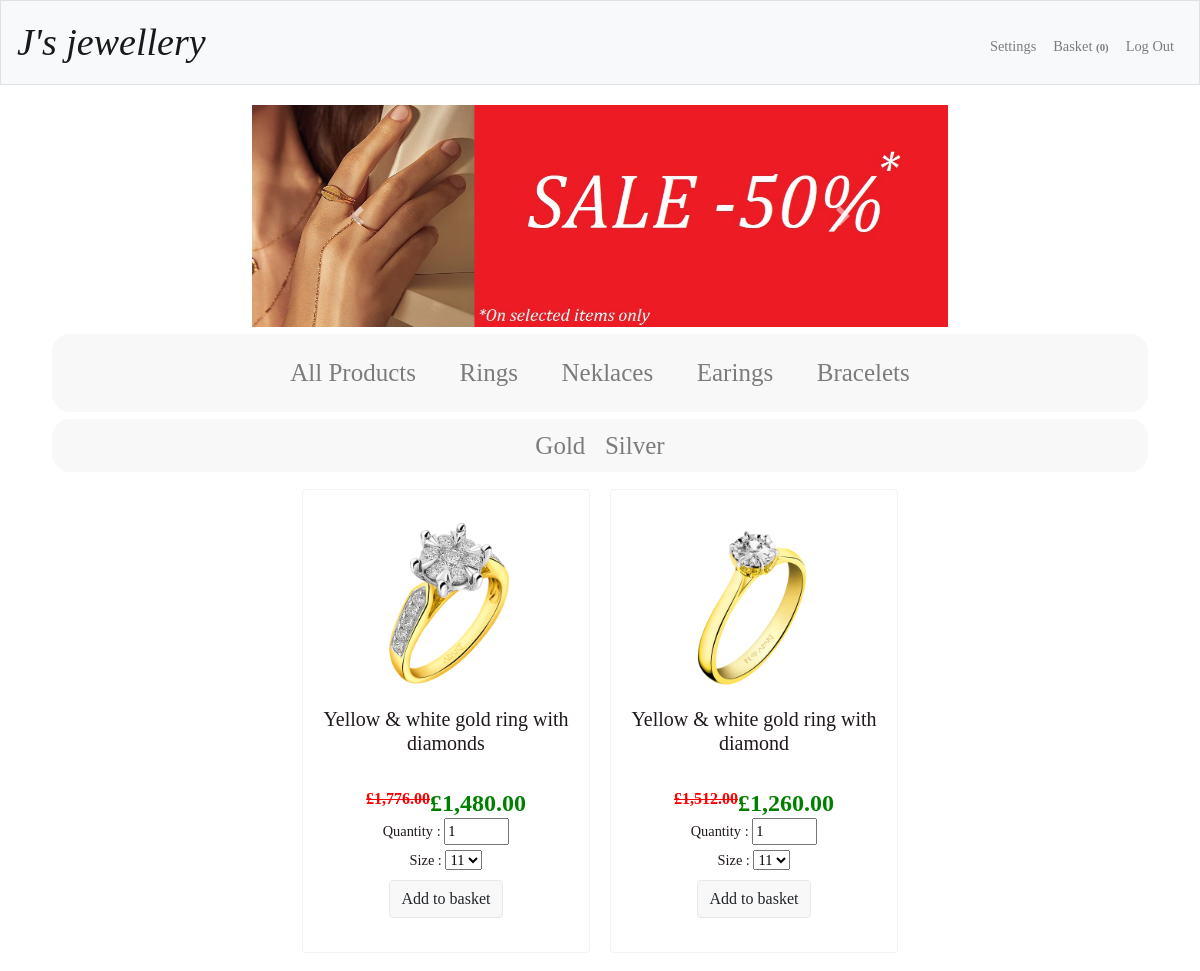
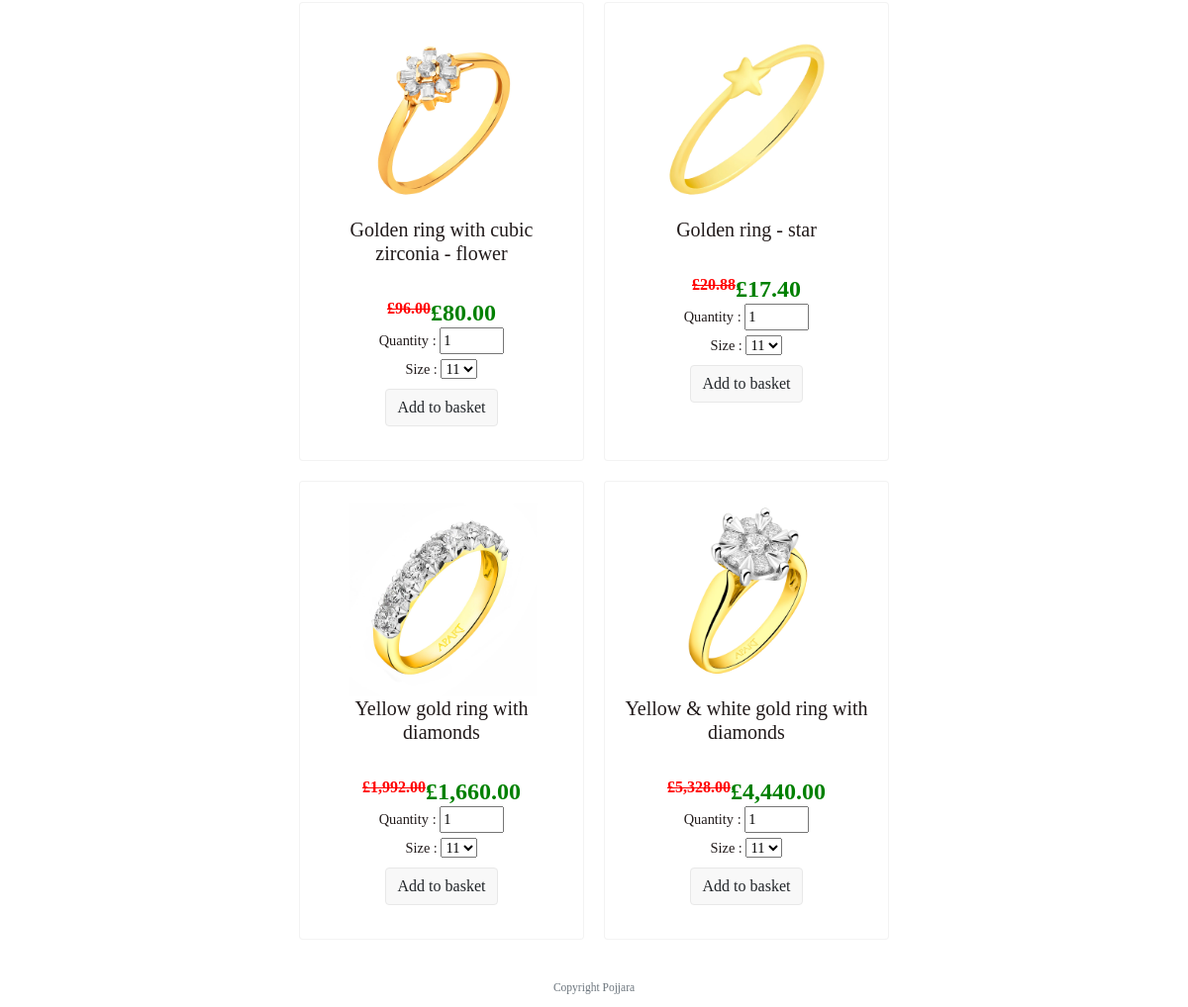
Page /product/ring/gold (signed in) on the committed database (2 pictures, top to bottom).
### tables this page shows
CREATE TABLE 'items' (id INTEGER, itemname TEXT NOT NULL,'price' double precision, 'img' text,'material' text,'info' text, 'type' text NOT NULL DEFAULT 'ring', 'sale' INTEGER NOT NULL DEFAULT 0, PRIMARY KEY(id));

### app.py (the view)
@app.route("/product/")
@app.route("/product/<_type>/")
@app.route("/product/<_type>/<_material>")
def products(_type, _material=''):
    available_sizes = {11, 12, 13, 14, 15, 16, 17, 18, 19}
    _type = str(_type)
    _material = str(_material)
    try:
        if _material == '':
            items = db.execute("SELECT * FROM items WHERE type = ?", _type)
            return render_template("index.html", items=items, available_sizes=available_sizes, current_type=_type)
        items = db.execute("SELECT * FROM items WHERE material = ? AND type = ? ORDER BY RANDOM() LIMIT 100;", _material, _type)
        return render_template("index.html", items=items, available_sizes=available_sizes, current_type=_type)
    except Exception as e:
        print(e)

### app.py (called while the page is built)
@app.after_request
def after_request(response):
    response.headers["Cache-Control"] = "no-cache, no-store, must-revalidate"
    response.headers["Expires"] = 0
    response.headers["Pragma"] = "no-cache"
    return response

### helpers.py (called while the page is built)
def pound(value):
    return f"£{value:,.2f}"

### templates/index.html (shortened to what this page needs)
{% extends "layout.html" %}
{% block main %}
    {% if session.user_id %}
        <div class="main-body">
            <div id="carouselExampleIndicators" class="carousel slide" data-ride="carousel" data-interval="5000">
              <div class="carousel-inner">
                <div class="carousel-item active">
                  <img class="d-block w-100" src="/static/images/ring.jpg" alt="First slide">
                </div>
              </div>
              <a class="carousel-control-prev" href="#carouselExampleIndicators" role="button" data-slide="prev">
                <span class="carousel-control-prev-icon" aria-hidden="true"></span>
              </a>
              <a class="carousel-control-next" href="#carouselExampleIndicators" role="button" data-slide="next">
                <span class="carousel-control-next-icon" aria-hidden="true"></span>
              </a>
            </div>
        <div class="container s-9">
            <ul class="filter">
                <li><a href="/">All Products</a></li>
                <li><a href="{{ url_for('.products', _type='ring') }}">Rings</a></li>
                <li><a href="{{ url_for('.products', _type='neklace') }}">Neklaces</a></li>
                <li><a href="{{ url_for('.products', _type='earing') }}">Earings</a></li>
                <li><a href="{{ url_for('.products', _type='bracelet') }}">Bracelets</a></li>
            </ul>
            {% if current_type %}
                <ul class="filter filter-small">
                        <li><a href="{{ url_for('.products', _type=current_type, _material='gold') }}">Gold</a></li>
                        <li><a href="{{ url_for('.products', _type=current_type, _material='silver') }}">Silver</a></li>
                </ul>
            {% endif %}
        </div>
        <div id = "container">
            <tr>
                {% for item in items %}
                <div class="card">
                    <img class="card-img-top" data-bs-toggle="modal" data-bs-target="#myModal{{item.id}}" src="/static/proudcts/{{ item.img }}" alt="{{ item.itemname }}">
                    <h5 class="card-title">{{ item.itemname }}</h5>
                    <br>
                    {% if item.sale == 0 %}
                        <h4 class="card-text price">{{ item.price | pound }}</h4>
                    {% elif item.sale == 1 %}
                        <div class="sale">
                            <h6 class="card-text price-crossed">{{ (item.price * 2) | pound }}</h6>
                            <h4 class="card-text price">{{ (item.price) | pound }}</h4>
                        </div>
                    {% elif item.sale == 2 %}
                        <div class="sale">
                            <h6 class="card-text price-crossed">{{ (item.price * 1.2) | pound }}</h6>
                            <h4 class="card-text price">{{ (item.price) | pound }}</h4>
                        </div>
                    {% endif %}
                    <form action="/add" method="post">
                    <div class="quantity-size-selector">
                        <label for="quantity">Quantity :</label>
                        <input type="number" id="quantity" name="quantity" min="1" max="999" value="1">
                        <br>
                        {% if item.type == "ring" %}
                            <label for="size">Size    :</label>
                            <select name="size" id="size">
                                {% for available_size in available_sizes %}
                                <option value="{{available_size}}">{{available_size}}</option>
                                {% endfor %}
                            </select>
                        {% else %}
                            <a class="p-1"></a>
                        {% endif %}
                        <br>
                    </div>
                    <button class="btn btn-p" id = "{{ item.id }}" type="submit">Add to basket</button>
                    </form>
                </div>
                {% endfor %}
            </tr>
        </div>
    </div>
</main>
    {% else %}
        <meta http-equiv="refresh" content="0; URL=/login" />
    {% endif %}
{% endblock %}

### static/styles.css (style rules this page uses)
#container > div { margin:10px; }
#container { justify-content: center; margin-left: 20%; margin-right: 20%; }
.carousel-control-next { right: 250px; }
.carousel-control-prev { left: 250px; }
main img { max-width: 100%; }
body { list-style-type: none; font-family: Cambria,Georgia,serif; color: #211a1a; font-size: 0.9em; }
.card { width: 18rem; height: 29rem; transition-timing-function: ease-in; transition: border 0.5s; border: 1px solid rgba(232,232,232,.5); }
.card img { cursor: pointer; }
.price-crossed { color: red; text-decoration: line-through; font-weight: bold; }
.sale { display:flex; justify-content: center; }
.price { color: green; font-weight: bold; }
.btn-p { background-color: rgba(232,232,232,.3); border-color: rgba(232,232,232,.3); border:1px solid rgba(232,232,232,1);; }
.quantity-size-selector { margin:auto; }
.filter { list-style-type: none; text-align: center; margin: 7px; padding: 0; background-color: rgba(232,232,232,.3); border-radius:18px; }
.filter li { display: inline-block; font-size: 20px; padding: 20px; border-radius:18px; }
.filter li a { color: rgba(0,0,0,.5); text-decoration: none; font-size:25px; }
.filter-small li { padding:8px; }
#carouselExampleIndicators { padding-left: 20%; padding-right: 20%; }

### templates/index.html (style rules this page uses)
#container { display: flex; flex-wrap: wrap; }
#container > div { margin: 20px; padding: 20px; }

### rows in the picture
items: img (picture), itemname "Yellow & white gold ring with diamonds", (item.price*1.2)|pound "£1,776.00", price "£1,480.00"
items: img (picture), itemname "Yellow & white gold ring with diamond", (item.price*1.2)|pound "£1,512.00", price "£1,260.00"
items: img (picture), itemname "Golden ring with cubic zirconia - flower", (item.price*1.2)|pound "£96.00", price "£80.00"
items: img (picture), itemname "Golden ring - star", (item.price*1.2)|pound "£20.88", price "£17.40"
items: img (picture), itemname "Yellow gold ring with diamonds", (item.price*1.2)|pound "£1,992.00", price "£1,660.00"
items: img (picture), itemname "Yellow & white gold ring with diamonds", (item.price*1.2)|pound "£5,328.00", price "£4,440.00"

### other values in the picture
form field size "11"
